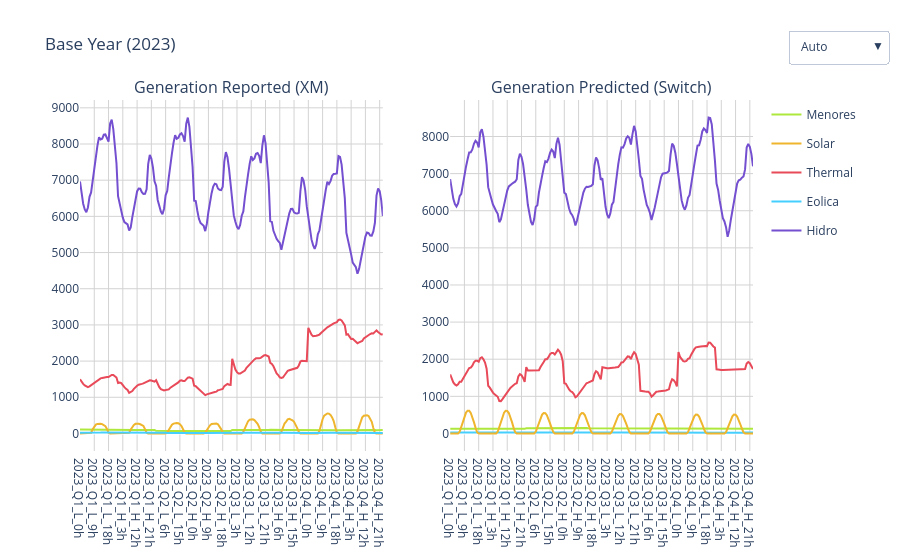

The notebook cell saved with this chart:
### Markdown cell above
### 3.4.5 Dispatch by Technology Switch x XM

### Code cell
# Take both Sets
gen_res = gen_res[['timestamp', 'Tech', 'DispatchGen_MW', ]]
gen_disp = gen_disp[['timestamp', 'Tech', 'DispatchGen_MW']].iloc[0:960]

# Define colors by Technology
tech_colors = {'Eolica': '#45CFFF',
               'Thermal': '#E84A59',
               'Solar': '#EFB52D',
               'Hidro': '#744FD0',
               'Menores': '#AEE83C'}

# Crete individual plots
fig1 = px.line(
    gen_res, x='timestamp', y='DispatchGen_MW', 
    color='Tech', title='Generation Reported (XM)',
    color_discrete_map=tech_colors)
fig2 = px.line(
    gen_disp, x='timestamp', y='DispatchGen_MW', 
    color='Tech', title='Generation Predicted (Switch)',
    color_discrete_map=tech_colors)

# Create subplots
fig = make_subplots(rows=1, cols=2, subplot_titles=("Generation Reported (XM)", "Generation Predicted (Switch)"))
# Add figures to subplots
for trace in fig1['data']:
    fig.add_trace(trace, row=1, col=1)
for trace in fig2['data']:
    fig.add_trace(trace, row=1, col=2)

# Only show one legend
names = set()
for trace in fig['data']:
    if (trace.name in names): trace.showlegend = False
    else: names.add(trace.name)

# Add buttons to change y-range
fig.update_layout(
    title='Base Year (2023)',
    updatemenus=[
        go.layout.Updatemenu(
            buttons=list([
                dict(
                    args=[{"yaxis.autorange": True, "yaxis2.autorange": True}],
                    label="Auto",
                    method="relayout"
                ),
                dict(
                    args=[{"yaxis.range": [0, 700], "yaxis2.range": [0, 7000]}],
                    label="700k Fixed",
                    method="relayout"
                )]),
            direction="down",
            x=1.2, # Adjust horizontal position
            xanchor="right",
            y=1.2  # Adjust vertical position
        )],
    plot_bgcolor='white',
    xaxis=dict(showgrid=True, gridcolor='lightgray'),
    yaxis=dict(showgrid=True, gridcolor='lightgray'),
    xaxis2=dict(showgrid=True, gridcolor='lightgray'),
    yaxis2=dict(showgrid=True, gridcolor='lightgray'))
fig.show()

### Figure 1 — Plotly figure (JSON) as saved in the notebook; plotly's stock layout.template omitted (floating-point values rounded to 4 significant figures; data arrays with more than 128 entries replaced by an {"elided": "..."} marker saying what was removed)
{"data": [{"hovertemplate": "Tech=Menores<br>timestamp=%{x}<br>DispatchGen_MW=%{y}<extra></extra>", "legendgroup": "Menores", "line": {"color": "#AEE83C", "dash": "solid"}, "marker": {"symbol": "circle"}, "mode": "lines", "name": "Menores", "orientation": "v", "showlegend": true, "type": "scatter", "x": {"elided": "192 str values"}, "xaxis": "x", "y": {"elided": "192 float values"}, "yaxis": "y"}, {"hovertemplate": "Tech=Solar<br>timestamp=%{x}<br>DispatchGen_MW=%{y}<extra></extra>", "legendgroup": "Solar", "line": {"color": "#EFB52D", "dash": "solid"}, "marker": {"symbol": "circle"}, "mode": "lines", "name": "Solar", "orientation": "v", "showlegend": true, "type": "scatter", "x": {"elided": "192 str values"}, "xaxis": "x", "y": {"elided": "192 float values"}, "yaxis": "y"}, {"hovertemplate": "Tech=Thermal<br>timestamp=%{x}<br>DispatchGen_MW=%{y}<extra></extra>", "legendgroup": "Thermal", "line": {"color": "#E84A59", "dash": "solid"}, "marker": {"symbol": "circle"}, "mode": "lines", "name": "Thermal", "orientation": "v", "showlegend": true, "type": "scatter", "x": {"elided": "192 str values"}, "xaxis": "x", "y": {"elided": "192 float values"}, "yaxis": "y"}, {"hovertemplate": "Tech=Eolica<br>timestamp=%{x}<br>DispatchGen_MW=%{y}<extra></extra>", "legendgroup": "Eolica", "line": {"color": "#45CFFF", "dash": "solid"}, "marker": {"symbol": "circle"}, "mode": "lines", "name": "Eolica", "orientation": "v", "showlegend": true, "type": "scatter", "x": {"elided": "192 str values"}, "xaxis": "x", "y": {"elided": "192 float values"}, "yaxis": "y"}, {"hovertemplate": "Tech=Hidro<br>timestamp=%{x}<br>DispatchGen_MW=%{y}<extra></extra>", "legendgroup": "Hidro", "line": {"color": "#744FD0", "dash": "solid"}, "marker": {"symbol": "circle"}, "mode": "lines", "name": "Hidro", "orientation": "v", "showlegend": true, "type": "scatter", "x": {"elided": "192 str values"}, "xaxis": "x", "y": {"elided": "192 float values"}, "yaxis": "y"}, {"hovertemplate": "Tech=Eolica<br>timestamp=%{x}<br>DispatchGen_MW=%{y}<extra></extra>", "legendgroup": "Eolica", "line": {"color": "#45CFFF", "dash": "solid"}, "marker": {"symbol": "circle"}, "mode": "lines", "name": "Eolica", "orientation": "v", "showlegend": false, "type": "scatter", "x": {"elided": "192 str values"}, "xaxis": "x2", "y": {"elided": "192 float values"}, "yaxis": "y2"}, {"hovertemplate": "Tech=Menores<br>timestamp=%{x}<br>DispatchGen_MW=%{y}<extra></extra>", "legendgroup": "Menores", "line": {"color": "#AEE83C", "dash": "solid"}, "marker": {"symbol": "circle"}, "mode": "lines", "name": "Menores", "orientation": "v", "showlegend": false, "type": "scatter", "x": {"elided": "192 str values"}, "xaxis": "x2", "y": {"elided": "192 float values"}, "yaxis": "y2"}, {"hovertemplate": "Tech=Thermal<br>timestamp=%{x}<br>DispatchGen_MW=%{y}<extra></extra>", "legendgroup": "Thermal", "line": {"color": "#E84A59", "dash": "solid"}, "marker": {"symbol": "circle"}, "mode": "lines", "name": "Thermal", "orientation": "v", "showlegend": false, "type": "scatter", "x": {"elided": "192 str values"}, "xaxis": "x2", "y": {"elided": "192 float values"}, "yaxis": "y2"}, {"hovertemplate": "Tech=Solar<br>timestamp=%{x}<br>DispatchGen_MW=%{y}<extra></extra>", "legendgroup": "Solar", "line": {"color": "#EFB52D", "dash": "solid"}, "marker": {"symbol": "circle"}, "mode": "lines", "name": "Solar", "orientation": "v", "showlegend": false, "type": "scatter", "x": {"elided": "192 str values"}, "xaxis": "x2", "y": {"elided": "192 float values"}, "yaxis": "y2"}, {"hovertemplate": "Tech=Hidro<br>timestamp=%{x}<br>DispatchGen_MW=%{y}<extra></extra>", "legendgroup": "Hidro", "line": {"color": "#744FD0", "dash": "solid"}, "marker": {"symbol": "circle"}, "mode": "lines", "name": "Hidro", "orientation": "v", "showlegend": false, "type": "scatter", "x": {"elided": "192 str values"}, "xaxis": "x2", "y": {"elided": "192 float values"}, "yaxis": "y2"}], "layout": {"annotations": [{"font": {"size": 16}, "showarrow": false, "text": "Generation Reported (XM)", "x": 0.225, "xanchor": "center", "xref": "paper", "y": 1, "yanchor": "bottom", "yref": "paper"}, {"font": {"size": 16}, "showarrow": false, "text": "Generation Predicted (Switch)", "x": 0.775, "xanchor": "center", "xref": "paper", "y": 1, "yanchor": "bottom", "yref": "paper"}], "plot_bgcolor": "white", "title": {"text": "Base Year (2023)"}, "updatemenus": [{"buttons": [{"args": [{"yaxis.autorange": true, "yaxis2.autorange": true}], "label": "Auto", "method": "relayout"}, {"args": [{"yaxis.range": [0, 700], "yaxis2.range": [0, 7000]}], "label": "700k Fixed", "method": "relayout"}], "direction": "down", "x": 1.2, "xanchor": "right", "y": 1.2}], "xaxis": {"anchor": "y", "domain": [0, 0.45], "gridcolor": "lightgray", "showgrid": true}, "xaxis2": {"anchor": "y2", "domain": [0.55, 1], "gridcolor": "lightgray", "showgrid": true}, "yaxis": {"anchor": "x", "domain": [0, 1], "gridcolor": "lightgray", "showgrid": true}, "yaxis2": {"anchor": "x2", "domain": [0, 1], "gridcolor": "lightgray", "showgrid": true}}}
